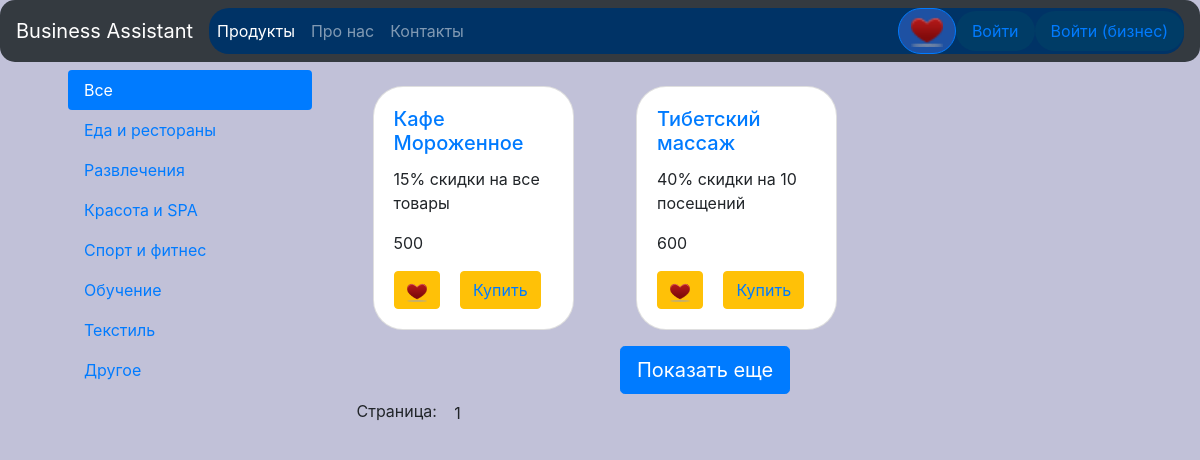
The app's page /shop/index.php with its own data.
### tables this page shows
CREATE TABLE `categories` (
  `id` int(11) NOT NULL,
  `title` varchar(255) NOT NULL
);

CREATE TABLE `products` (
  `id` int(11) NOT NULL,
  `request_id` int(11) NOT NULL,
  `title` varchar(255) NOT NULL,
  `cost` int(11) NOT NULL,
  `description` varchar(255) NOT NULL,
  `content` text NOT NULL,
  `image` varchar(255) NOT NULL,
  `category_id` int(11) NOT NULL
);

### shop/parts/product_card.php (the view)
<div class="col-4">
    <div class="card m-3" style="border-radius: 30px;">
  		<div class="card-body">
		    <h5 class="card-title" alt="35px" >
		    	<a href="product.php?id=<?php echo $row['id']; ?>">
		    	<?php echo $row["title"]; ?>
		    	</a>
		    </h5>
		    <p class="card-text"><?php echo $row["description"]; ?></p>
		    <p class="card-text"><?php echo $row["cost"]; ?></p>
		    <button class="btn btn-warning" onclick="addToFavorites(this)" data-id='<?php echo $row['id']; ?>'>
		    	<img src="assets/img/favorites.png">
			</button>
			 <button class="btn btn-warning ml-3">
			 	<a href="order.php?id=<?php echo $row['id']; ?>">
		    	Купить
		    	</a>
			</button>
  		</div>
  	</div>
</div>

### shop/index.php (shortened to what this page needs)
<?php
include 'configs/db.php';
$page = "home";
include 'parts/header.php';
?>
<div class="container">
	<div class="row m-2">
	  	<div class="col-3">
		    <?php include $_SERVER['DOCUMENT_ROOT'] . '/shop/parts/cat_nav.php'; ?>
	  	</div>
	  	<div class="col-9">
	  		<div class="container">
				<div class="row" id='products'>
					<?php
					if (isset($_GET['page'])){
						$page = $_GET['page'];
					} else {
						$page = 1;
					}
					$kol = 6;
					$art = ($page * $kol) - $kol;
					$sql = "SELECT * FROM `products` LIMIT $art, $kol";
					$result = $conn->query($sql);
					while ($row = mysqli_fetch_assoc($result)) {
					include 'parts/product_card.php';
					}
					?>
				</div>
				<div class="row">
					<div class="col-4 offset-4">
						<button class="btn btn-primary btn-lg" id='show-more'>Показать еще</button>
					</div>
				</div>
<?php
include 'modules/products/nav_page.php';
include 'parts/footer.php';
?>

### shop/parts/cat_nav.php
<div class="nav flex-column nav-pills" id="v-pills-tab" role="tablist" aria-orientation="vertical">
	 <a class="nav-link <?php if(!isset($_GET['id'])){ ?> active <?php } ?>" href="/shop/">Все</a>
	<?php
	$sql1 = "SELECT * FROM categories";
	$result1 = $conn->query($sql1);
	while ($row1 = mysqli_fetch_assoc($result1)) {
		if(isset($_GET['id']) && $_GET['id'] == $row1['id']) {
			echo "<a class='nav-link active' href='/shop/cat.php?id=" . $row1["id"] . "'>" . $row1["title"] . "</a>";
		} else {
			echo "<a class='nav-link' href='/shop/cat.php?id=" . $row1["id"] . "'>" . $row1["title"] . "</a>";
		}
	}
	?>
</div>

### records on screen
categories: title "Еда и рестораны"
categories: title "Развлечения"
categories: title "Красота и SPA"
categories: title "Спорт и фитнес"
categories: title "Обучение"
categories: title "Текстиль"
categories: title "Другое"
products: title "Кафе Мороженное", description "15% скидки на все товары", cost "500"
products: title "Тибетский массаж", description "40% скидки на 10 посещений", cost "600"

### other values on screen
$nameSite "Business Assistant"
